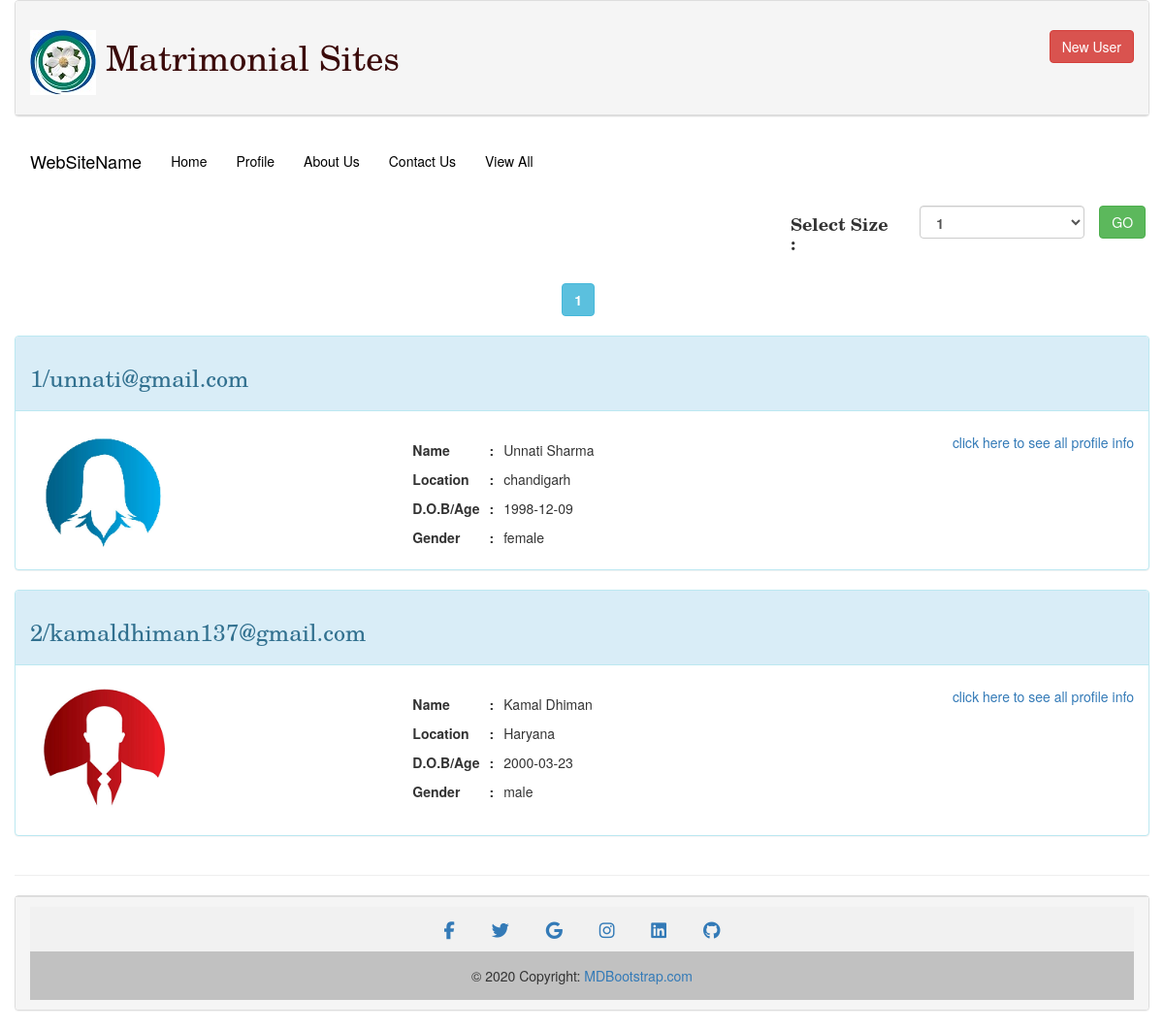
Page /project/srch.php on the committed database.
### tables this page shows
CREATE TABLE `m_regform` (
  `id` int(10) NOT NULL,
  `email` varchar(30) DEFAULT NULL,
  `password` varchar(500) NOT NULL,
  `category` varchar(20) NOT NULL,
  `name` varchar(30) NOT NULL,
  `dob` varchar(100) NOT NULL,
  `height` varchar(20) DEFAULT NULL,
  `marital_status` varchar(20) DEFAULT NULL,
  `mother_tongue` varchar(20) DEFAULT NULL,
  `religion` varchar(50) DEFAULT NULL,
  `mobileno` varchar(50) NOT NULL,
  `otp` varchar(5) DEFAULT NULL,
  `status` varchar(2) NOT NULL DEFAULT '0',
  `temp` varchar(1000) DEFAULT NULL,
  `color` varchar(100) NOT NULL,
  `weight` varchar(100) NOT NULL,
  `hometown` varchar(100) NOT NULL,
  `food` varchar(100) NOT NULL,
  `surname` varchar(100) NOT NULL,
  `zodiac` varchar(100) NOT NULL,
  `education` varchar(100) NOT NULL,
  `profession` varchar(100) NOT NULL,
  `income` varchar(100) NOT NULL,
  `gender` varchar(50) NOT NULL DEFAULT 'male',
  `profile_image` varchar(100) NOT NULL DEFAULT 'images/female.png',
  `view_count` int(11) NOT NULL DEFAULT '5',
  `age_in_y` int(11) NOT NULL,
  `countrycode` varchar(100) NOT NULL
);

### project/srch.php (the view, shortened to what this page needs)
<!DOCTYPE html>
<html>
<head>
<?php
 include ("linkfile.php");
?>
</head>
<body>
<div class="container-fluid">
<?php
include ("header.php");
require_once("mylibr.php");
$obj=new lib();
$size=2;
$where_con="";
echo"
<div class='row'>
<div class='col-md-offset-8 col-md-4'>
<form action='srch.php' method='POST'>
<div class='form-group row'>
<label class='col-md-4'><h4><b>Select Size : </b></h4></label>
<label class='col-md-6'><select name='size' class='form-control'>";
for($i=1;$i<6;$i++){
  if($i==$_SESSION['s'])
    $st="selected";
  else
    $st="";
    echo"<option value='$i' $st>$i</option>";
  }
echo"
</select>
 </label>
 <label><input type='submit' name='sizesub' value='GO' class='btn btn-success'/></label>
</div>
</form></div></div>";
$pageno=0;
$col_list="email,id,name,hometown,dob,gender,profile_image";
 $result=$obj->search('m_regform',$col_list,$where_con,$size,$pageno,"srch.php");
 $no_of_record=$obj->get_num_rows();
 echo "<br/>";
for($i=0;$i<$no_of_record;$i++){
$record_data=$obj->get_row($i);
echo "  <div class='row'>";
if(isset($_SESSION['pid']))
{
  echo "<div class='col-md-3'>";
include_once("profile_menu.php");
echo "</div>
<div class='col-md-9'>";
}
else
echo "<div class='col-md-12'>";
echo "<div class='panel panel-info'>
<div class='panel-heading'>
<h3>$record_data[1]/$record_data[0]</h3>";
echo"
</div>
<div class='panel-body'>
<div class='row'>
<div class='col-md-4'>
<img src='$record_data[6]' width=150 class='img-circle'/>
</div>
<div class='col-md-5'>
<table class='table-condensed'>
<tr><h4><th>Name</th><th>:</th><td> $record_data[2]</td></h4></tr>
<tr><h4><th>Location</th><th>:</th><td> $record_data[3]</td></h4></tr>
<tr><h4><th>D.O.B/Age </th><th>:</th><td> $record_data[4]</td></h4></tr>
<tr><h4><th>Gender</th><th>:</th><td> $record_data[5]</td></h4></tr>
</table>
</div>
<div class='col-md-3'>
<h5 style='text-align: right'><a href='profile.php?pid=$record_data[1]'>click here to see all profile info</a></h5>
</div>
</div>
</div>
</div>
</div></div>
  ";
}
include ("footer.php");
?>
</body>
</html>

### project/linkfile.php (shortened to what this page needs)
<link rel="stylesheet" href="dist/css/bootstrap.min.css">

### project/header.php (shortened to what this page needs)
 <?php
 include ("linkfile.php");
   ?>
 <div class="panel panel-default">
      <div class="panel-heading">
	  <h1>
     <span style="font-family: New Century Schoolbook, TeX Gyre Schola, serif;color: #3B0B0B"><img src='logo.jpg'/> Matrimonial Sites</span>
     <button class='btn btn-danger pull-right' data-toggle="modal" data-target="#myModal">New User</button>
    </h1>
	    </div>
	    </div>
    <div class="header">
  <nav class="navbar">
  <div class="container-fluid">
    <div class="navbar-header">
      <a class="navbar-brand" href="#" style="color: black;">WebSiteName</a>
    </div>
    <div class="collapse navbar-collapse" id="myNavbar">
      <ul class="nav navbar-nav">
        <li class="active"><a href="index.php" style="color: black">Home</a></li>
        <li><a href="profile.php" style="color: black;">Profile</a></li>
        <li><a href="about_us.php" style="color: black;">About Us</a></li>
        <li><a href="contact_us.php" style="color: black;">Contact Us</a></li>
        <li><a href="srch.php" style="color: black;">View All</a></li>
      </ul>
    </div>
  </div>
</nav>
</div>
 <?php
include ("modal.php");
 ?>

### project/modal.php (shortened to what this page needs)
<!DOCTYPE html>
<html>
<head>
</head>
<body>
  </body>
</html>

### project/mylibr.php (shortened to what this page needs)
<?php
class lib
{
	public $con="";
	public $num_rows;
	public $record;
	function __construct(){
		$this->con=mysqli_connect(SERVER,DB_USERID,DB_PASSWORD,DATABASE);
		if ($this->con) {
			return true;
			}
		else{
			return false;
			}
		}
	 function get_num_rows(){
	 	return $this->num_rows;
	 }
	 function get_row($recordno){
	 	return $this->record[$recordno];
	 }
	function search($table_name,$col_list,$where_con,$size,$pageno,$pageurl){
		$offset=$pageno*$size;
		$main_query="SELECT $col_list FROM $table_name ";
		$query=$main_query." LIMIT $offset,$size";
		$main_query_result=mysqli_query($this->con,$main_query);
		$query_result=mysqli_query($this->con,$query);
		$query_result_num_rec=mysqli_num_rows($query_result);
		$this->num_rows=$query_result_num_rec;
		$total_num_rec=mysqli_num_rows($main_query_result);
		 $r=0;
		while ($data=mysqli_fetch_array($query_result)) {
			$this->record[$r]=$data;
			$r++;
		}
		$total_pages=$total_num_rec/$size;
		echo "<center>";
		for($i=0,$j=1;$i<$total_pages;$i++,$j++){
			if($i==$pageno)
		echo"<a href='$pageurl?pageno=$i' class='btn btn-info'><b>$j</b></a>&nbsp;&nbsp;";
		else
		echo"<a href='$pageurl?pageno=$i' class='btn btn-dark'>$j</a>&nbsp;&nbsp;";
		}
	echo "</center>";
	}
}
?>

### project/footer.php
 <?php
 include ("linkfile.php")
   ?>
<hr>
	<div class="panel panel-default">
      <div class="panel-footer"><footer class="text-center text-white" style="background-color: #f1f1f1;">
    <section class="mb-4">
      <a
        class="btn btn-link btn-floating btn-lg text-dark m-1"
        href="#!"
        role="button"
        data-mdb-ripple-color="dark"
        ><i class="fab fa-facebook-f"></i
      ></a>
      <a
        class="btn btn-link btn-floating btn-lg text-dark m-1"
        href="#!"
        role="button"
        data-mdb-ripple-color="dark"
        ><i class="fab fa-twitter"></i
      ></a>
      <a
        class="btn btn-link btn-floating btn-lg text-dark m-1"
        href="#!"
        role="button"
        data-mdb-ripple-color="dark"
        ><i class="fab fa-google"></i
      ></a>
      <a
        class="btn btn-link btn-floating btn-lg text-dark m-1"
        href="#!"
        role="button"
        data-mdb-ripple-color="dark"
        ><i class="fab fa-instagram"></i
      ></a>
      <a
        class="btn btn-link btn-floating btn-lg text-dark m-1"
        href="#!"
        role="button"
        data-mdb-ripple-color="dark"
        ><i class="fab fa-linkedin"></i
      ></a>
      <a
        class="btn btn-link btn-floating btn-lg text-dark m-1"
        href="#!"
        role="button"
        data-mdb-ripple-color="dark"
        ><i class="fab fa-github"></i
      ></a>
    </section>
  <div class="text-center text-dark" style="background-color: rgba(0, 0, 0, 0.2);padding: 15px;">
     © 2020 Copyright:
   <a class="text-dark" href="https://mdbootstrap.com/">MDBootstrap.com</a>
  </div>
</footer></div>
    </div>

### project/linkfile.php (style rules this page uses)
* { box-sizing: border-box; }
h4,h3 { font-family: New Century Schoolbook, TeX Gyre Schola, serif; }

### rows in the picture
m_regform: id "1", email "unnati@gmail.com", profile_image (picture), name "Unnati Sharma", hometown "chandigarh", dob "1998-12-09", gender "female"
m_regform: id "2", email "kamaldhiman137@gmail.com", profile_image (picture), name "Kamal Dhiman", hometown "Haryana", dob "2000-03-23", gender "male"

### other values in the picture
form field size "1"
